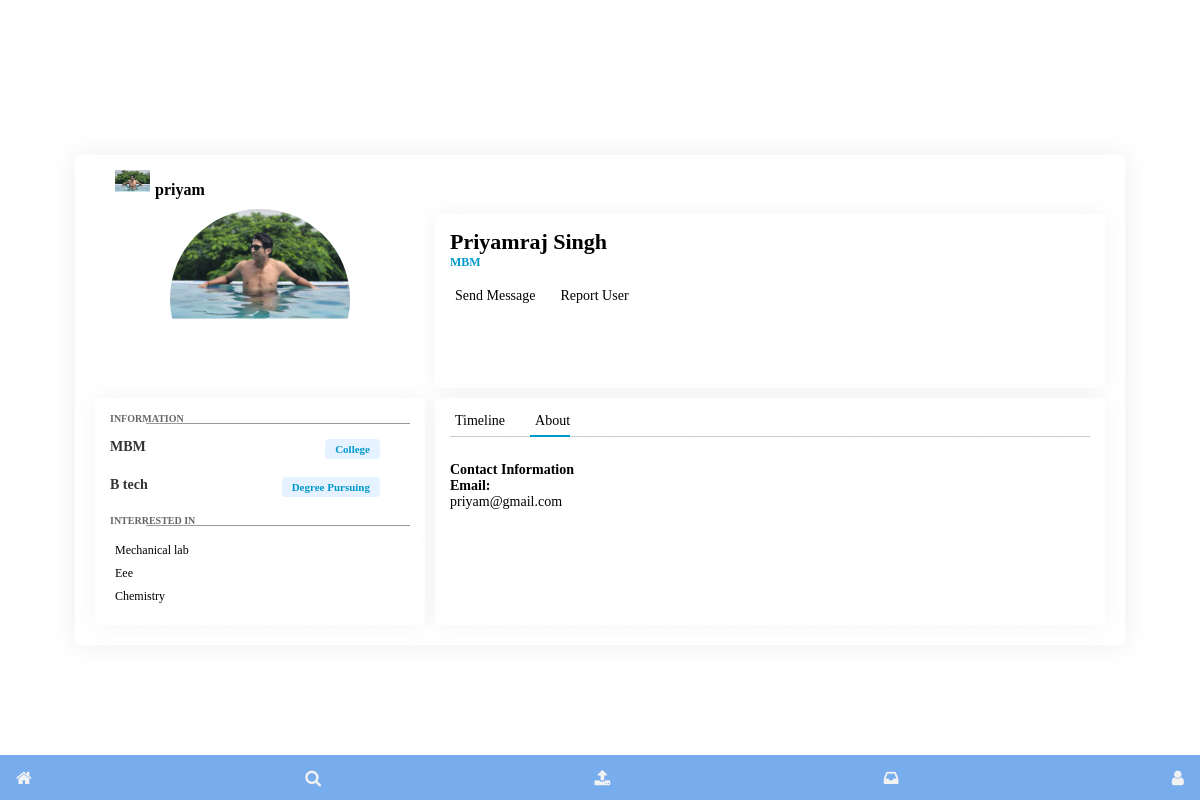
The page /priyam/user (signed in) on the database its author committed.
### website/data.py (models this page shows)
class User(bd.Model, UserMixin):
    id = bd.Column(bd.Integer, primary_key=True,default=random.randint(111111,999999))
    username=bd.Column(bd.String(150), unique=True)
    type=bd.Column(bd.String(20))
    profile_pic=bd.Column(bd.String(250))
    firstname=bd.Column(bd.String(150))
    email= bd.Column(bd.String(150), unique=True)
    password=bd.Column(bd.String(500))
    degree_pursuing=bd.Column(bd.String(150))
    parent_institute=bd.Column(bd.String(150))
    upcoming_labs=bd.relationship('Userdata',backref='userref')
    pending_requests=bd.relationship('Pending_requests',backref='userref')
    confirm_payment=bd.relationship('Confirm_payment',backref='userref')

class Institutedata(bd.Model):
    id=bd.Column(bd.Integer, primary_key=True,default=random.randint(111111,999999))
    lab_name=bd.Column(bd.String(150))
    image=bd.Column(bd.String(200))
    discription=bd.Column(bd.String(500))
    date_posted=bd.Column(bd.DateTime(timezone=True) ,default=func.now())
    starting_date=bd.Column(bd.DateTime(timezone=True))
    ending_date=bd.Column(bd.DateTime(timezone=True))
    no_of_slots_per_lab=bd.Column(bd.Integer)
    charge_per_slot=bd.Column(bd.Integer)
    institute_id=bd.Column(bd.Integer, bd.ForeignKey('institute.id'))
    timmings=bd.relationship('Timming',backref='institutedataref')
    pending_requests=bd.relationship('Pending_requests',backref='insdataref')
    pending_requests_institute=bd.relationship('Pending_requests_institute',backref='insdataref')
    confirm_payment=bd.relationship('Confirm_payment',backref='insdataref')

### website/auth.py (the view)
@auth.route('/<name>/user')
def user_profile(name):
    user=User.query.filter_by(username=name).first()
    if user:
        posts=Pending_requests.query.filter_by(user_id=user.id).all()
        posts_con=Confirm_payment.query.filter_by(user_id=user.id).all()
        posts=posts+posts_con
        print(posts)
        lab=[]
        for i in posts:
            curr=i.insdataref.lab_name
            if curr not in lab:
                lab.append(curr)
        print(lab)
        return render_template("userprofile.html",insti=user,labs=lab)
    else:
        return "User does not exist"

### website/__init__.py (called while the page is built)
def create_app():
    from .views import views
    from .auth import auth
    app.register_blueprint(views, url_prefix="/")
    app.register_blueprint(auth, url_prefix="/")
    from .data import User,Institute,Institutedata,Userdata
    create_database(app)
    login_mamager=LoginManager()
    login_mamager.login_view='views.login'
    login_mamager.init_app(app)
    @login_mamager.user_loader
    def load_user(id):
        try:
            user=User.query.get(int(id))
            if user.type=='user':
                return user
            else:
                institute=Institute.query.get(int(id))
                return institute
        except:
                institute=Institute.query.get(int(id))
                return institute
    return app

### website/templates/userprofile.html (shortened to what this page needs)
<!DOCTYPE html>
<html lang="en">
  <head>
    <link
      rel="stylesheet"
      href="{{url_for('static',filename='css/style.css')}}"
    />
    <link
      rel="stylesheet"
      href="{{ url_for('static', filename='css/style1.css') }}"
    />
    <link
      rel="stylesheet"
      href="{{url_for('static',filename='css/responsive.css')}}"
    />
    <link
      rel="stylesheet"
      href="https://stackpath.bootstrapcdn.com/font-awesome/4.7.0/css/font-awesome.min.css"
    />
  </head>
  <body>
    <div class="navbar">
      <a href="/" class="fa fa-home"></a>
      <a href="/search" class="fa fa-search"></a>
      <a href="/upload" class="fa fa-upload"></a>
      <a href="/requests" class="fa fa-inbox"></a>
      <a href="/profile" class="fa fa-user"></a>
    </div>
    <span class="main_bg"></span>
    <div class="container">
      <header>
        <div class="brandLogo">
          <figure>
            <img
              src="{{insti.profile_pic}}"
              alt="logo"
              width="40px"
              height="40px"
            />
          </figure>
          <span>{{insti.username}}</span>
        </div>
      </header>
      <section class="userProfile card" >
        <div class="profile">
          <figure>
            <img
              src="{{insti.profile_pic}}"
              alt="profile"
              width="250px"
              height="250px"
            />
          </figure>
        </div>
      </section>
      <section class="work_skills card" style="margin: 5px;">
        <div class="work">
          <h1 class="heading">Information</h1>
          <div class="primary">
            <h1>{{insti.parent_institute}}</h1>
            <span>College</span>
          </div>
          <div class="secondary">
            <h1>{{insti.degree_pursuing}}</h1>
            <span>Degree Pursuing</span>
          </div>
        </div>
        <div class="skills">
          <h1 class="heading">Interrested In</h1>
          <ul>
            {% for i in labs %}
            <li style="--i:{{loop.index}}">{{i}}</li>
            {% endfor %}
          </ul>
        </div>
      </section>
      <section class="userDetails card" style="margin: 5px;">
        <div class="userName">
          <h1 class="name">{{insti.firstname}}</h1>
          <p>{{insti.parent_institute}}</p>
        </div>
        <div class="btns">
          <ul>
            <li class="sendMsg">
              <a href="#">Send Message</a>
            </li>
            <li class="sendMsg">
              <a href="#">Report User</a>
            </li>
          </ul>
        </div>
      </section>
      <section class="timeline_about card" style="margin: 5px;">
        <div class="tabs">
          <ul>
            <li class="timeline">
              <span>Timeline</span>
            </li>
            <li class="about active">
              <span>About</span>
            </li>
          </ul>
        </div>
        <div class="contact_Info">
          <h1 class="heading">Contact Information</h1>
          <ul>
            <li class="phone">
              <h1 class="label">Email:</h1>
              <span class="info">{{insti.email}}</span>
            </li>
          </ul>
        </div>
      </section>
  </body>
</html>

### website/static/css/style1.css (style rules this page uses)
* { margin: 0; font-family: cursive; }
body { margin: auto; }
.navbar { background-color: rgba(72, 144, 231, 0.74); overflow: hidden; position: fixed; bottom: 0; width: 100vw; z-index: 4; }
.navbar a { float: left; display: block; color: #f2f2f2; text-align: center; padding: 14px 16px; text-decoration: none; font-size: 17px; }

### website/templates/userprofile.html (style rules this page uses)
.navbar { display: flex; justify-content: space-between; }

### rows shown on the page
User: profile_pic (picture), username "priyam", parent_institute "MBM", degree_pursuing "B tech", firstname "Priyamraj Singh", email "priyam@gmail.com"
Institutedata: lab_name "Mechanical lab"
Institutedata: lab_name "Eee"
Institutedata: lab_name "Chemistry"
